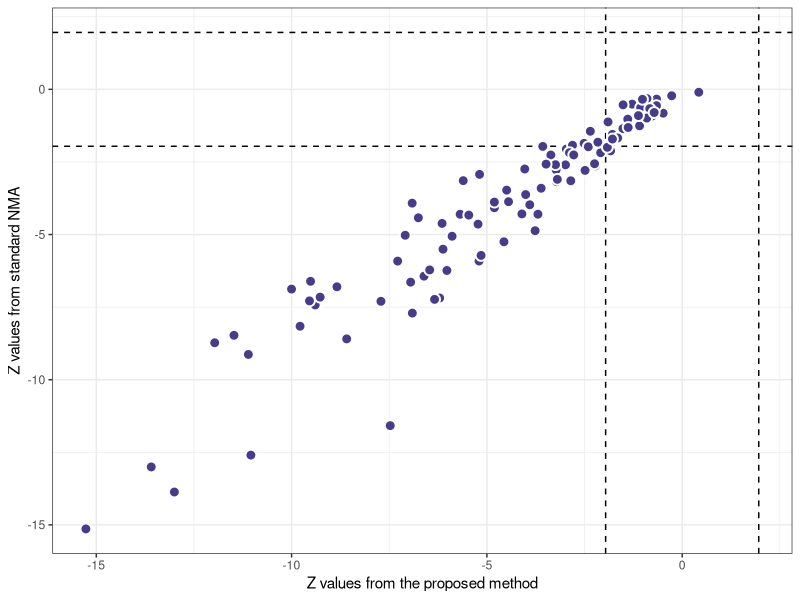
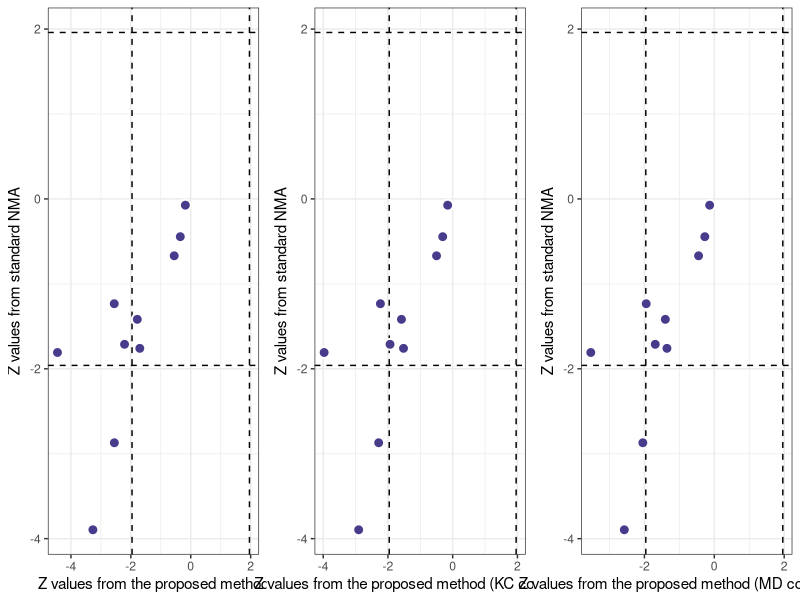

Generate these figures, in order, with R:
### Last updated on 09-11-2024
### Figure 5

setwd("~/Dropbox/Bingyu_PennCIL/00_Bingyu/Projects/CL-NMA/production/Figure 5")

library(ggplot2)
library(ggpubr)


######################## Code to reproduce Figure 5 ############################

### IOP
data = read.csv("IOP_full_scatter.csv", header = TRUE)

p1 = ggplot(data, aes(Z2, Z1)) +
  geom_vline(xintercept = c(-1.96, 1.96), lty = 2) +
  geom_hline(yintercept = c(-1.96, 1.96), lty = 2) +
  geom_point(shape=21, color="white", fill="slateblue4", size=3, stroke=1) +
  xlab("Z values from the proposed method") +
  ylab("Z values from standard NMA") +
  theme_bw()

ggsave(p1, file="IOP_full_scatter_plot.png", width=8, height=6)

### CP/CPPS
df = read.csv("CP_CPPS_full_scatter.csv")
p1 = ggplot(df, aes(Z2, Z1)) +
  geom_vline(xintercept = c(-1.96, 1.96), lty = 2) +
  geom_hline(yintercept = c(-1.96, 1.96), lty = 2) +
  geom_point(shape=21, color="white", fill="slateblue4", size=3, stroke=1) +
  xlab("Z values from the proposed method") +
  ylab("Z values from standard NMA") +
  theme_bw()

p2 = ggplot(df, aes(Z3, Z1)) +
  geom_vline(xintercept = c(-1.96, 1.96), lty = 2) +
  geom_hline(yintercept = c(-1.96, 1.96), lty = 2) +
  geom_point(shape=21, color="white", fill="slateblue4", size=3, stroke=1) +
  xlab("Z values from the proposed method (KC corrected)") +
  ylab("Z values from standard NMA") +
  theme_bw()

p3 = ggplot(df, aes(Z4, Z1)) +
  geom_vline(xintercept = c(-1.96, 1.96), lty = 2) +
  geom_hline(yintercept = c(-1.96, 1.96), lty = 2) +
  geom_point(shape=21, color="white", fill="slateblue4", size=3, stroke=1) +
  xlab("Z values from the proposed method (MD corrected)") +
  ylab("Z values from standard NMA") +
  theme_bw()

p = ggarrange(p1,p2,p3, ncol=3, nrow=1)

ggsave(p, file="CP_CPPS_full_scatter.png", width=18, height=4.5)
